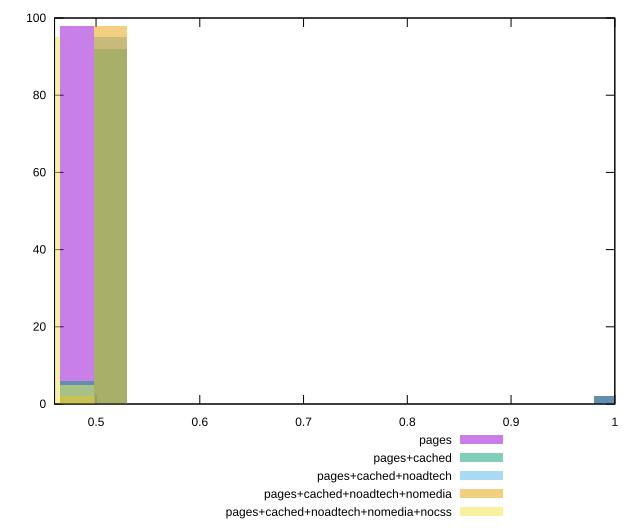

This chart was generated by the following gnuplot code:
reset

$pages <<EOF
0.9956003455877205 2
0.4817421027037357 98
EOF

$pagesCached <<EOF
0.9956003455877205 2
0.4817421027037357 6
0.5138582428839847 92
EOF

$pagesCachedNoadtech <<EOF
0.4817421027037357 5
0.5138582428839847 95
EOF

$pagesCachedNoadtechNomedia <<EOF
0.4817421027037357 2
0.5138582428839847 98
EOF

$pagesCachedNoadtechNomediaNocss <<EOF
0.44962596252348663 95
0.4817421027037357 5
EOF

set key outside below
set boxwidth 0.032116140180249046
set xrange [0.46:1]
set yrange [0:100]
set trange [0:100]
set style fill transparent solid 0.5 noborder
set terminal svg size 640, 530 enhanced background rgb 'white'
set output "report_00019_2021-02-10T18-14-37.922Z//uses-rel-preload/comparison/histogram/all_score.svg"

plot $pages title "pages" with boxes, \
     $pagesCached title "pages+cached" with boxes, \
     $pagesCachedNoadtech title "pages+cached+noadtech" with boxes, \
     $pagesCachedNoadtechNomedia title "pages+cached+noadtech+nomedia" with boxes, \
     $pagesCachedNoadtechNomediaNocss title "pages+cached+noadtech+nomedia+nocss" with boxes

reset
